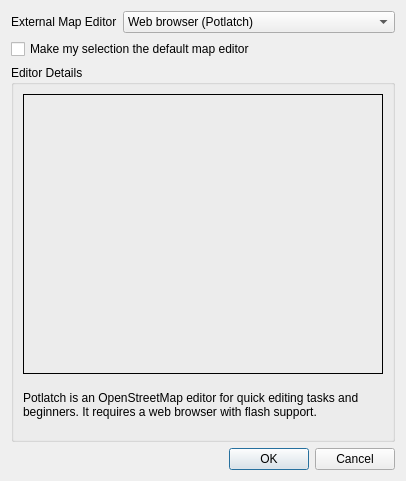
<?xml version="1.0" encoding="UTF-8"?>
<ui version="4.0">
 <class>ExternalEditor</class>
 <widget class="QDialog" name="ExternalEditor">
  <property name="geometry">
   <rect>
    <x>0</x>
    <y>0</y>
    <width>387</width>
    <height>465</height>
   </rect>
  </property>
  <property name="windowTitle">
   <string>External Map Editor Selection</string>
  </property>
  <layout class="QVBoxLayout" name="verticalLayout_2">
   <item>
    <layout class="QFormLayout" name="formLayout">
     <item row="0" column="0">
      <widget class="QLabel" name="label_2">
       <property name="text">
        <string>External Map Editor</string>
       </property>
      </widget>
     </item>
     <item row="0" column="1">
      <widget class="QComboBox" name="editorComboBox">
       <item>
        <property name="text">
         <string>Web browser (Potlatch)</string>
        </property>
       </item>
       <item>
        <property name="text">
         <string>Merkaartor</string>
        </property>
       </item>
       <item>
        <property name="text">
         <string>JOSM</string>
        </property>
       </item>
      </widget>
     </item>
     <item row="1" column="0" colspan="2">
      <widget class="QCheckBox" name="saveDefaultCheckBox">
       <property name="toolTip">
        <string>Deactivate to be prompted for a map editor selection next time again. Otherwise, your choice is remembered and will be used automatically in the future. If you want to alter the default map editor later, you can do so in the Marble Settings.</string>
       </property>
       <property name="text">
        <string>Make my selection the default map editor</string>
       </property>
       <property name="checked">
        <bool>false</bool>
       </property>
      </widget>
     </item>
    </layout>
   </item>
   <item>
    <widget class="QGroupBox" name="groupBox">
     <property name="sizePolicy">
      <sizepolicy hsizetype="MinimumExpanding" vsizetype="MinimumExpanding">
       <horstretch>0</horstretch>
       <verstretch>0</verstretch>
      </sizepolicy>
     </property>
     <property name="title">
      <string>Editor Details</string>
     </property>
     <layout class="QVBoxLayout" name="verticalLayout">
      <item>
       <widget class="QLabel" name="screenshotLabel">
        <property name="minimumSize">
         <size>
          <width>360</width>
          <height>280</height>
         </size>
        </property>
        <property name="toolTip">
         <string>Editor Preview</string>
        </property>
        <property name="frameShape">
         <enum>QFrame::Box</enum>
        </property>
        <property name="text">
         <string/>
        </property>
        <property name="pixmap">
         <pixmap resource="../marble.qrc">:/data/editors/potlatch.png</pixmap>
        </property>
       </widget>
      </item>
      <item>
       <widget class="QLabel" name="descriptionLabel">
        <property name="minimumSize">
         <size>
          <width>0</width>
          <height>50</height>
         </size>
        </property>
        <property name="text">
         <string>Potlatch is an OpenStreetMap editor for quick editing tasks and beginners. It requires a web browser with flash support.</string>
        </property>
        <property name="wordWrap">
         <bool>true</bool>
        </property>
       </widget>
      </item>
     </layout>
    </widget>
   </item>
   <item>
    <widget class="QDialogButtonBox" name="buttonBox">
     <property name="orientation">
      <enum>Qt::Horizontal</enum>
     </property>
     <property name="standardButtons">
      <set>QDialogButtonBox::Cancel|QDialogButtonBox::Ok</set>
     </property>
    </widget>
   </item>
  </layout>
 </widget>
 <resources>
  <include location="../marble.qrc"/>
 </resources>
 <connections>
  <connection>
   <sender>buttonBox</sender>
   <signal>accepted()</signal>
   <receiver>ExternalEditor</receiver>
   <slot>accept()</slot>
   <hints>
    <hint type="sourcelabel">
     <x>248</x>
     <y>254</y>
    </hint>
    <hint type="destinationlabel">
     <x>157</x>
     <y>274</y>
    </hint>
   </hints>
  </connection>
  <connection>
   <sender>buttonBox</sender>
   <signal>rejected()</signal>
   <receiver>ExternalEditor</receiver>
   <slot>reject()</slot>
   <hints>
    <hint type="sourcelabel">
     <x>316</x>
     <y>260</y>
    </hint>
    <hint type="destinationlabel">
     <x>286</x>
     <y>274</y>
    </hint>
   </hints>
  </connection>
 </connections>
</ui>
